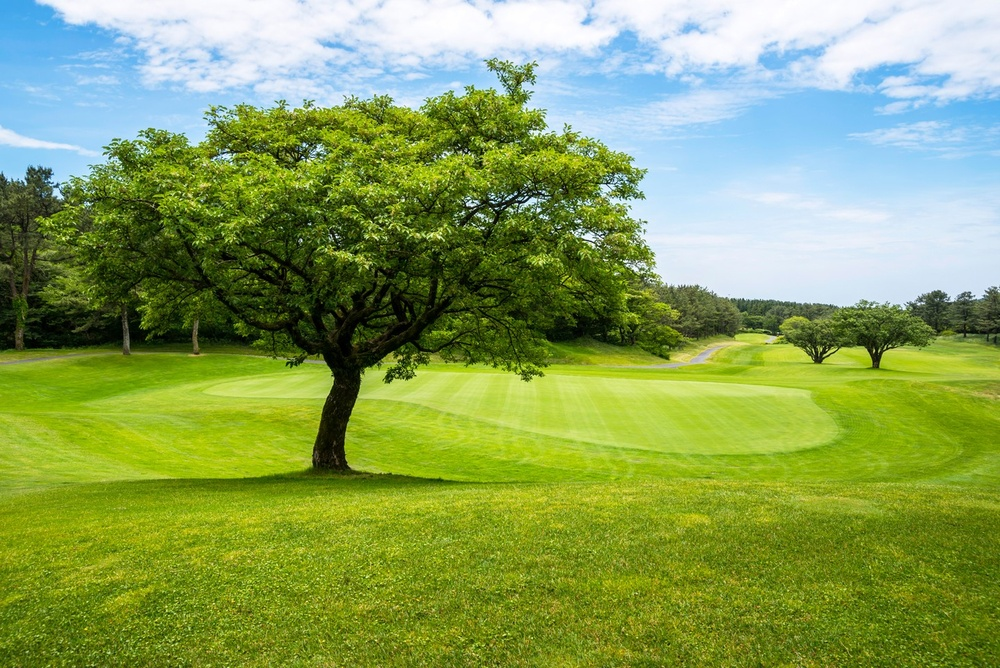
#> input picture Kmeans Clustering/images/i2.jpg, 1000 x 668 px, shrunk from 1437 x 960 before the run
$ jupyter execute 'Dominant color in a image (image segmentation).ipynb'
#> lines starting #> are read from the running program, lines starting #| are printed output that depends on the picture
[cell 1]
import numpy as np
import pandas as pd
import matplotlib.pyplot as plt
from sklearn.cluster import KMeans
import cv2
import matplotlib.pyplot as plt

## In a image all pixels have three coordinate (R,G,B)
## find the k centers in the image
## then convert the each pixel color into nearest dominant color

[cell 2]
img=cv2.imread('images/i2.jpg')
#> img is the input picture: shape (668, 1000, 3); mean B, G, R 89.8, 159.5, 134.8
img=cv2.cvtColor(img,cv2.COLOR_BGR2RGB)

[cell 3]
plt.imshow(img)

[cell 4]
original_shape=img.shape
#> original_shape = (668, 1000, 3)

[cell 5]
img=np.reshape(img,(-1,3))

[cell 6]
img.shape
#> Out = (668000, 3)

[cell 7]
km=KMeans(n_clusters=4, random_state=0)

[cell 8]
km.fit(img)

[cell 9]
y=km.labels_

[cell 10]
km.cluster_centers_

[cell 11]
ny=y
c=np.array(km.cluster_centers_,dtype='uint8')
nimg=[]
for i in range(len(img)):
    nimg.append(c[ny[i]])
#> after the loop, nimg = 668000 items
nimg=np.array(nimg)

[cell 12]
nimg=np.reshape(nimg,original_shape)
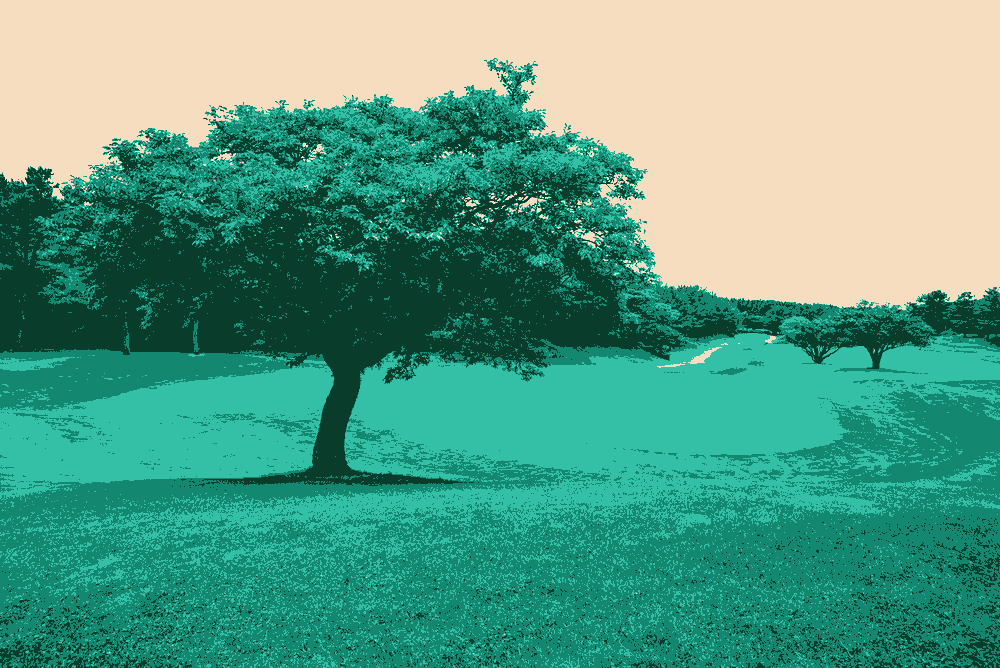
#> nimg: shape (668, 1000, 3); mean of channels 0, 1, 2 134.5, 158.9, 89.5; drawn as B, G, R
